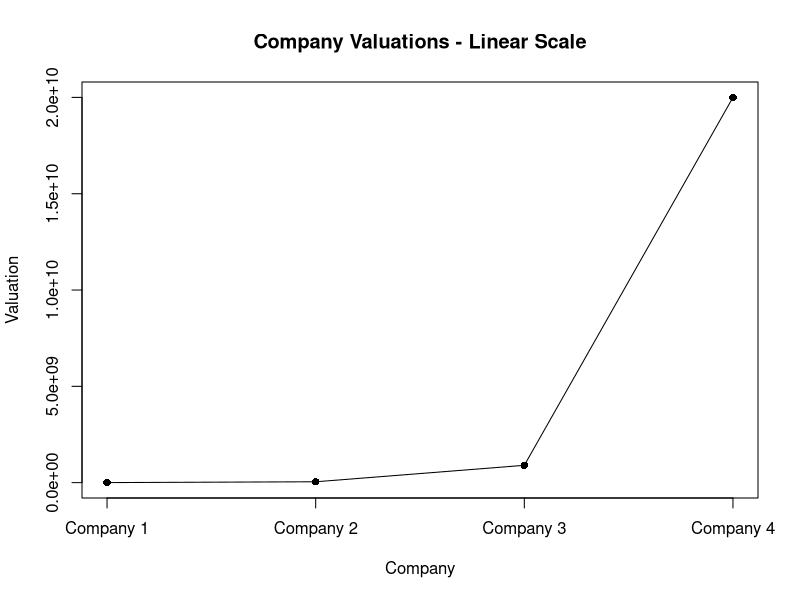
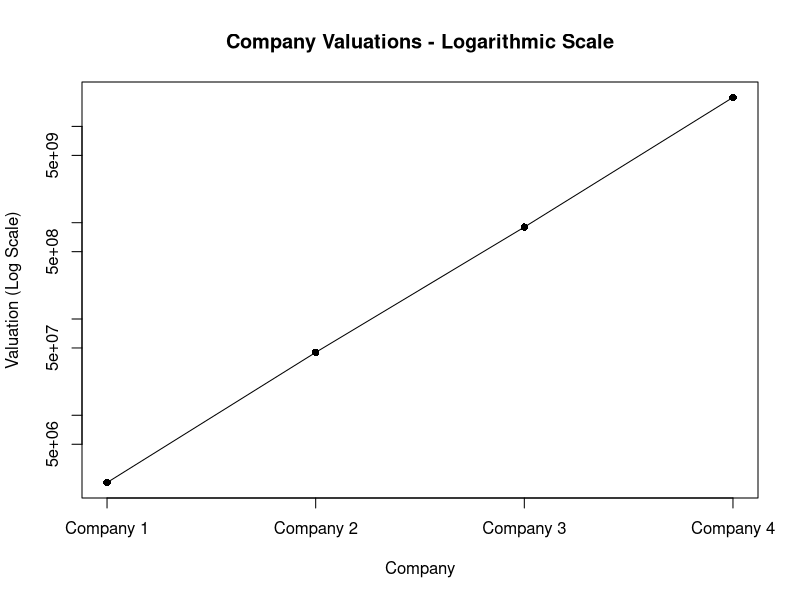

Write the R code that produced these figures, in order.
# Problem 44: Company Valuations

# Dataset
valuation <- c(
  2000000,
  45000000,
  900000000,
  20000000000
)

# Company names
companies <- c(
  "Company 1",
  "Company 2",
  "Company 3",
  "Company 4"
)

# Calculate ratios between consecutive values
ratios <- valuation[-1] / valuation[-length(valuation)]

# Display data
cat("Company valuations:\n")
print(valuation)

# Display ratios
cat("\nRatios between consecutive valuations:\n")
print(round(ratios, 2))


# Linear scale plot
plot(
  valuation,
  type = "o",
  pch = 16,
  xaxt = "n",
  main = "Company Valuations - Linear Scale",
  xlab = "Company",
  ylab = "Valuation"
)

axis(
  1,
  at = 1:4,
  labels = companies
)


# Logarithmic scale plot
plot(
  valuation,
  type = "o",
  pch = 16,
  xaxt = "n",
  log = "y",
  main = "Company Valuations - Logarithmic Scale",
  xlab = "Company",
  ylab = "Valuation (Log Scale)"
)

axis(
  1,
  at = 1:4,
  labels = companies
)
